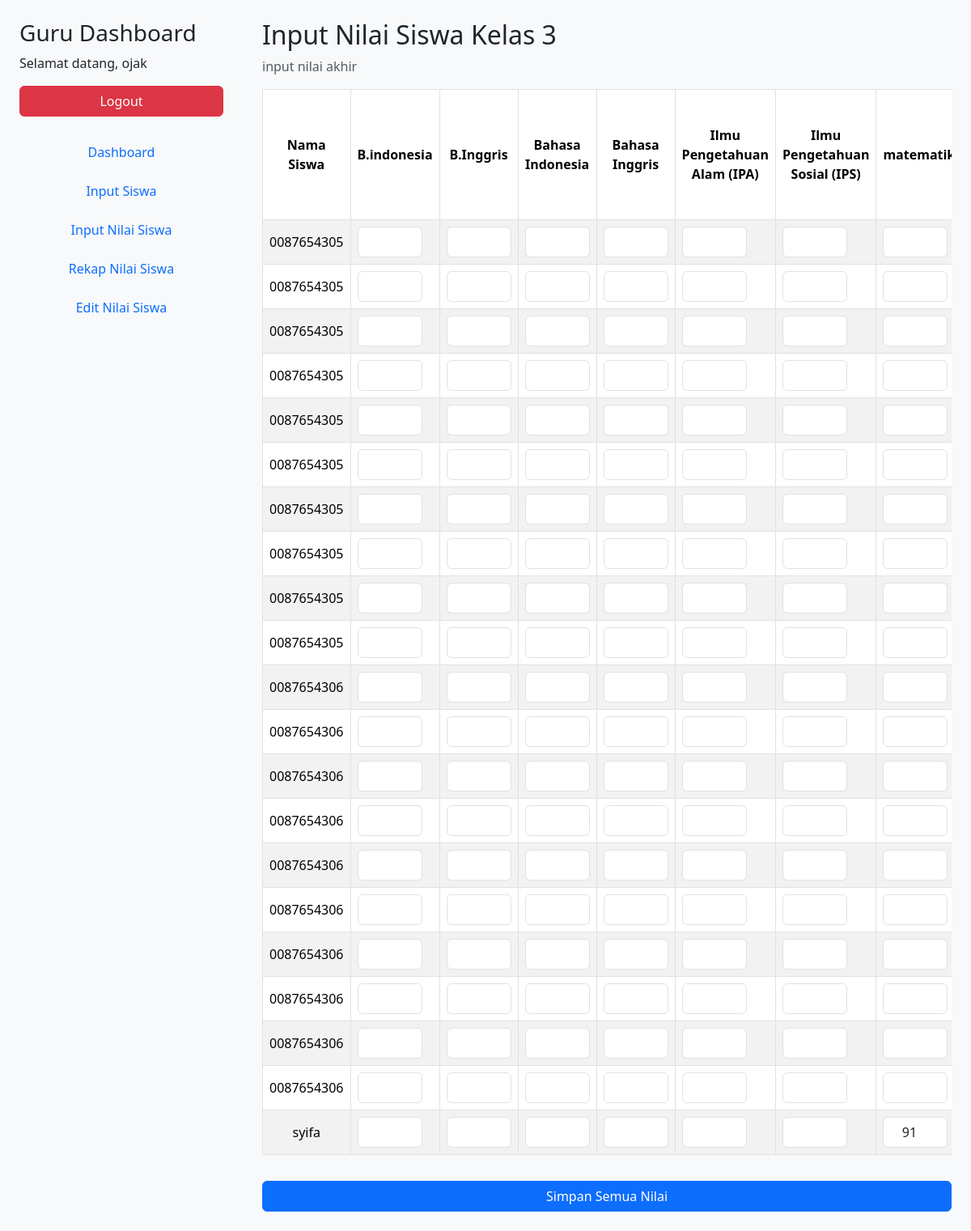
The page /input_nilai.php (signed in) on the database its author committed.
### tables this page shows
CREATE TABLE `siswa` (
  `id` int(11) NOT NULL,
  `nama` varchar(100) NOT NULL,
  `nis` varchar(50) NOT NULL,
  `kelas` int(11) NOT NULL
);

CREATE TABLE `nilai` (
  `id` int(11) NOT NULL,
  `id_siswa` int(11) NOT NULL,
  `id_guru` int(11) NOT NULL,
  `id_mapel` int(11) NOT NULL,
  `nilai` int(11) NOT NULL,
  `keterangan` text DEFAULT NULL,
  `tanggal_input` timestamp NOT NULL DEFAULT current_timestamp()
);

### input_nilai.php (the view, shortened to what this page needs)
<?php
include "koneksi.php";
$id_kelas = $_SESSION['id_kelas'];
$siswa = mysqli_query($conn, "SELECT * FROM siswa WHERE kelas='$id_kelas' ORDER BY nama ASC");
$mapel_query = mysqli_query($conn, "SELECT * FROM mapel ORDER BY nama_mapel ASC");
$mapel_list = [];
while($m = mysqli_fetch_assoc($mapel_query)){
    $mapel_list[$m['id_mapel']] = $m['nama_mapel'];
}
?>
<!DOCTYPE html>
<html>
<head>
    <link href="https://cdn.jsdelivr.net/npm/bootstrap@5.3.2/dist/css/bootstrap.min.css" rel="stylesheet">
</head>
<body>
<div class="container-fluid">
    <div class="row vh-100">
        <div class="col-md-3 bg-light p-4 sidebar">
            <h3>Guru Dashboard</h3>
            <p>Selamat datang, <?= htmlspecialchars($_SESSION['nama'] ?? '') ?></p>
            <a href="logout.php" class="btn btn-danger mb-4 w-100">Logout</a>
            <ul class="nav flex-column mb-3">
                <li class="nav-item mb-2"><a class="nav-link btn btn-outline-primary" href="dashboard.php">Dashboard</a></li>
                <li class="nav-item mb-2"><a class="nav-link btn btn-outline-primary" href="inputsiswaguru.php">Input Siswa</a></li>
                <li class="nav-item mb-2"><a class="nav-link btn btn-primary" href="input_nilai.php">Input Nilai Siswa</a></li>
                <li class="nav-item mb-2"><a class="nav-link btn btn-outline-primary" href="rekap_nilai.php">Rekap Nilai Siswa</a></li>
                <li class="nav-item mb-2"><a class="nav-link btn btn-outline-secondary" href="edit_nilai.php">Edit Nilai Siswa</a></li>
            </ul>
        </div>
        <div class="col-md-9 p-4 overflow-auto">
            <h2>Input Nilai Siswa Kelas <?= htmlspecialchars($id_kelas) ?></h2>
            <p class="text-muted">input nilai akhir </p>
            <form method="POST">
                <div class="table-responsive">
                    <table class="table table-bordered table-striped">
                        <thead class="table-Primary">
                            <tr>
                                <th>Nama Siswa</th>
                                <?php foreach($mapel_list as $nama_mapel): ?>
                                    <th><?= htmlspecialchars($nama_mapel) ?></th>
                                <?php endforeach; ?>
                            </tr>
                        </thead>
                        <tbody>
                        <?php while($s = mysqli_fetch_assoc($siswa)): ?>
                            <tr>
                                <td><?= htmlspecialchars($s['nama']) ?></td>
                                <?php foreach($mapel_list as $id_mapel => $nama_mapel): ?>
                                    <?php
                                    $nilai_old = mysqli_query($conn,
                                        "SELECT nilai FROM nilai
                                         WHERE id_siswa='{$s['id']}' AND id_mapel='$id_mapel'"
                                    );
                                    $nilai_value = mysqli_num_rows($nilai_old) ? mysqli_fetch_assoc($nilai_old)['nilai'] : "";
                                    ?>
                                    <td>
                                        <input type="number"
                                               name="nilai[<?= $s['id'] ?>][<?= $id_mapel ?>]"
                                               value="<?= $nilai_value ?>"
                                               min="0" max="100"
                                               class="form-control">
                                    </td>
                                <?php endforeach; ?>
                            </tr>
                        <?php endwhile; ?>
                        </tbody>
                    </table>
                </div>
                <button type="submit" name="simpan" class="btn btn-primary w-100 mt-3">
                    Simpan Semua Nilai
                </button>
            </form>
        </div>
    </div>
</div>
</body>
</html>

### input_nilai.php (style rules this page uses)
body { background: #f8f9fa; }
input[type=number] { width: 80px; text-align: center; }
th, td { text-align: center; vertical-align: middle; }
.sidebar { height: 100vh; position: sticky; top: 0; overflow-y: auto; }

### rows shown on the page
siswa: nama "0087654305"
siswa: nama "0087654305"
siswa: nama "0087654305"
siswa: nama "0087654305"
siswa: nama "0087654305"
siswa: nama "0087654305"
siswa: nama "0087654305"
siswa: nama "0087654305"
siswa: nama "0087654305"
siswa: nama "0087654305"
siswa: nama "0087654306"
siswa: nama "0087654306"
siswa: nama "0087654306"
siswa: nama "0087654306"
siswa: nama "0087654306"
siswa: nama "0087654306"
siswa: nama "0087654306"
siswa: nama "0087654306"
siswa: nama "0087654306"
siswa: nama "0087654306"
siswa: nama "syifa", nilai "91"

### other values the page prints
$_SESSION['nama'] "ojak"
$id_kelas "3"
$nama_mapel "B.indonesia"
$nama_mapel "B.Inggris"
$nama_mapel "Bahasa Indonesia"
$nama_mapel "Bahasa Inggris"
$nama_mapel "Ilmu Pengetahuan Alam (IPA)"
$nama_mapel "Ilmu Pengetahuan Sosial (IPS)"
